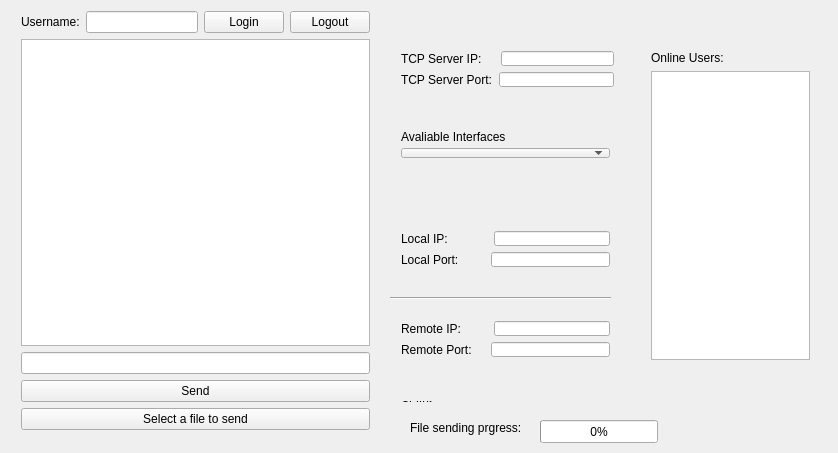
<?xml version="1.0" encoding="UTF-8"?>
<ui version="4.0">
 <class>Client</class>
 <widget class="QWidget" name="Client">
  <property name="geometry">
   <rect>
    <x>0</x>
    <y>0</y>
    <width>838</width>
    <height>453</height>
   </rect>
  </property>
  <property name="windowTitle">
   <string>Client</string>
  </property>
  <widget class="QWidget" name="layoutWidget">
   <property name="geometry">
    <rect>
     <x>390</x>
     <y>40</y>
     <width>235</width>
     <height>58</height>
    </rect>
   </property>
   <layout class="QVBoxLayout" name="verticalLayout_2">
    <item>
     <layout class="QHBoxLayout" name="horizontalLayout_2">
      <item>
       <widget class="QLabel" name="serverIPLabel">
        <property name="text">
         <string>TCP Server IP:    </string>
        </property>
       </widget>
      </item>
      <item>
       <widget class="QLineEdit" name="serverIPLineEdit"/>
      </item>
     </layout>
    </item>
    <item>
     <layout class="QHBoxLayout" name="horizontalLayout_3">
      <item>
       <widget class="QLabel" name="serverPortLabel">
        <property name="text">
         <string>TCP Server Port:</string>
        </property>
       </widget>
      </item>
      <item>
       <widget class="QLineEdit" name="serverPortLineEdit"/>
      </item>
     </layout>
    </item>
   </layout>
  </widget>
  <widget class="Line" name="line">
   <property name="geometry">
    <rect>
     <x>390</x>
     <y>290</y>
     <width>221</width>
     <height>16</height>
    </rect>
   </property>
   <property name="orientation">
    <enum>Qt::Horizontal</enum>
   </property>
  </widget>
  <widget class="QWidget" name="layoutWidget">
   <property name="geometry">
    <rect>
     <x>10</x>
     <y>0</y>
     <width>371</width>
     <height>441</height>
    </rect>
   </property>
   <layout class="QVBoxLayout" name="verticalLayout">
    <item>
     <layout class="QHBoxLayout" name="horizontalLayout">
      <item>
       <widget class="QLabel" name="usernameLabel">
        <property name="text">
         <string>Username:</string>
        </property>
        <property name="buddy">
         <cstring>usernameLineEdit</cstring>
        </property>
       </widget>
      </item>
      <item>
       <widget class="QLineEdit" name="usernameLineEdit"/>
      </item>
      <item>
       <widget class="QPushButton" name="loginPushButton">
        <property name="text">
         <string>Login</string>
        </property>
       </widget>
      </item>
      <item>
       <widget class="QPushButton" name="logoutPushButton">
        <property name="text">
         <string>Logout</string>
        </property>
       </widget>
      </item>
     </layout>
    </item>
    <item>
     <widget class="QTextBrowser" name="chatTextBrowser">
      <property name="enabled">
       <bool>true</bool>
      </property>
     </widget>
    </item>
    <item>
     <widget class="QLineEdit" name="msgLineEdit"/>
    </item>
    <item>
     <widget class="QPushButton" name="sendPushButton">
      <property name="text">
       <string>Send</string>
      </property>
     </widget>
    </item>
    <item>
     <widget class="QPushButton" name="fileButton">
      <property name="text">
       <string>Select a file to send</string>
      </property>
     </widget>
    </item>
   </layout>
  </widget>
  <widget class="QWidget" name="layoutWidget">
   <property name="geometry">
    <rect>
     <x>390</x>
     <y>120</y>
     <width>231</width>
     <height>49</height>
    </rect>
   </property>
   <layout class="QVBoxLayout" name="verticalLayout_3">
    <item>
     <widget class="QLabel" name="interfacesLabel">
      <property name="text">
       <string>Avaliable Interfaces</string>
      </property>
     </widget>
    </item>
    <item>
     <widget class="QComboBox" name="interfacesComboBox"/>
    </item>
   </layout>
  </widget>
  <widget class="QWidget" name="layoutWidget">
   <property name="geometry">
    <rect>
     <x>390</x>
     <y>220</y>
     <width>231</width>
     <height>58</height>
    </rect>
   </property>
   <layout class="QVBoxLayout" name="verticalLayout_4">
    <item>
     <layout class="QHBoxLayout" name="horizontalLayout_4">
      <item>
       <widget class="QLabel" name="localIPLabel">
        <property name="text">
         <string>Local IP:            </string>
        </property>
       </widget>
      </item>
      <item>
       <widget class="QLineEdit" name="localIPLineEdit"/>
      </item>
     </layout>
    </item>
    <item>
     <layout class="QHBoxLayout" name="horizontalLayout_5">
      <item>
       <widget class="QLabel" name="localPortLabel">
        <property name="text">
         <string>Local Port:        </string>
        </property>
       </widget>
      </item>
      <item>
       <widget class="QLineEdit" name="localPortLineEdit"/>
      </item>
     </layout>
    </item>
   </layout>
  </widget>
  <widget class="QWidget" name="layoutWidget">
   <property name="geometry">
    <rect>
     <x>390</x>
     <y>310</y>
     <width>231</width>
     <height>58</height>
    </rect>
   </property>
   <layout class="QVBoxLayout" name="verticalLayout_5">
    <item>
     <layout class="QHBoxLayout" name="horizontalLayout_6">
      <item>
       <widget class="QLabel" name="remoteIPLabel">
        <property name="text">
         <string>Remote IP:        </string>
        </property>
       </widget>
      </item>
      <item>
       <widget class="QLineEdit" name="remoteIPLineEdit"/>
      </item>
     </layout>
    </item>
    <item>
     <layout class="QHBoxLayout" name="horizontalLayout_7">
      <item>
       <widget class="QLabel" name="remotePortLabel">
        <property name="text">
         <string>Remote Port:    </string>
        </property>
       </widget>
      </item>
      <item>
       <widget class="QLineEdit" name="remotePortLineEdit"/>
      </item>
     </layout>
    </item>
   </layout>
  </widget>
  <widget class="QWidget" name="layoutWidget">
   <property name="geometry">
    <rect>
     <x>640</x>
     <y>40</y>
     <width>181</width>
     <height>331</height>
    </rect>
   </property>
   <layout class="QVBoxLayout" name="verticalLayout_6">
    <item>
     <widget class="QLabel" name="onlineUsersLabel">
      <property name="text">
       <string>Online Users:</string>
      </property>
     </widget>
    </item>
    <item>
     <widget class="QListWidget" name="onlineUsersListWidget"/>
    </item>
   </layout>
  </widget>
  <widget class="QWidget" name="layoutWidget">
   <property name="geometry">
    <rect>
     <x>390</x>
     <y>390</y>
     <width>421</width>
     <height>23</height>
    </rect>
   </property>
   <layout class="QHBoxLayout" name="horizontalLayout_8">
    <item>
     <widget class="QLabel" name="statusLabel">
      <property name="text">
       <string>Status:</string>
      </property>
     </widget>
    </item>
    <item>
     <widget class="QLineEdit" name="statusLineEdit">
      <property name="enabled">
       <bool>false</bool>
      </property>
      <property name="frame">
       <bool>false</bool>
      </property>
      <property name="readOnly">
       <bool>true</bool>
      </property>
     </widget>
    </item>
   </layout>
  </widget>
  <widget class="QProgressBar" name="progressBar">
   <property name="geometry">
    <rect>
     <x>540</x>
     <y>420</y>
     <width>118</width>
     <height>23</height>
    </rect>
   </property>
   <property name="value">
    <number>0</number>
   </property>
   <property name="textVisible">
    <bool>true</bool>
   </property>
  </widget>
  <widget class="QLabel" name="label">
   <property name="geometry">
    <rect>
     <x>410</x>
     <y>420</y>
     <width>131</width>
     <height>16</height>
    </rect>
   </property>
   <property name="text">
    <string>File sending prgress:</string>
   </property>
  </widget>
 </widget>
 <layoutdefault spacing="6" margin="11"/>
 <resources/>
 <connections/>
</ui>
